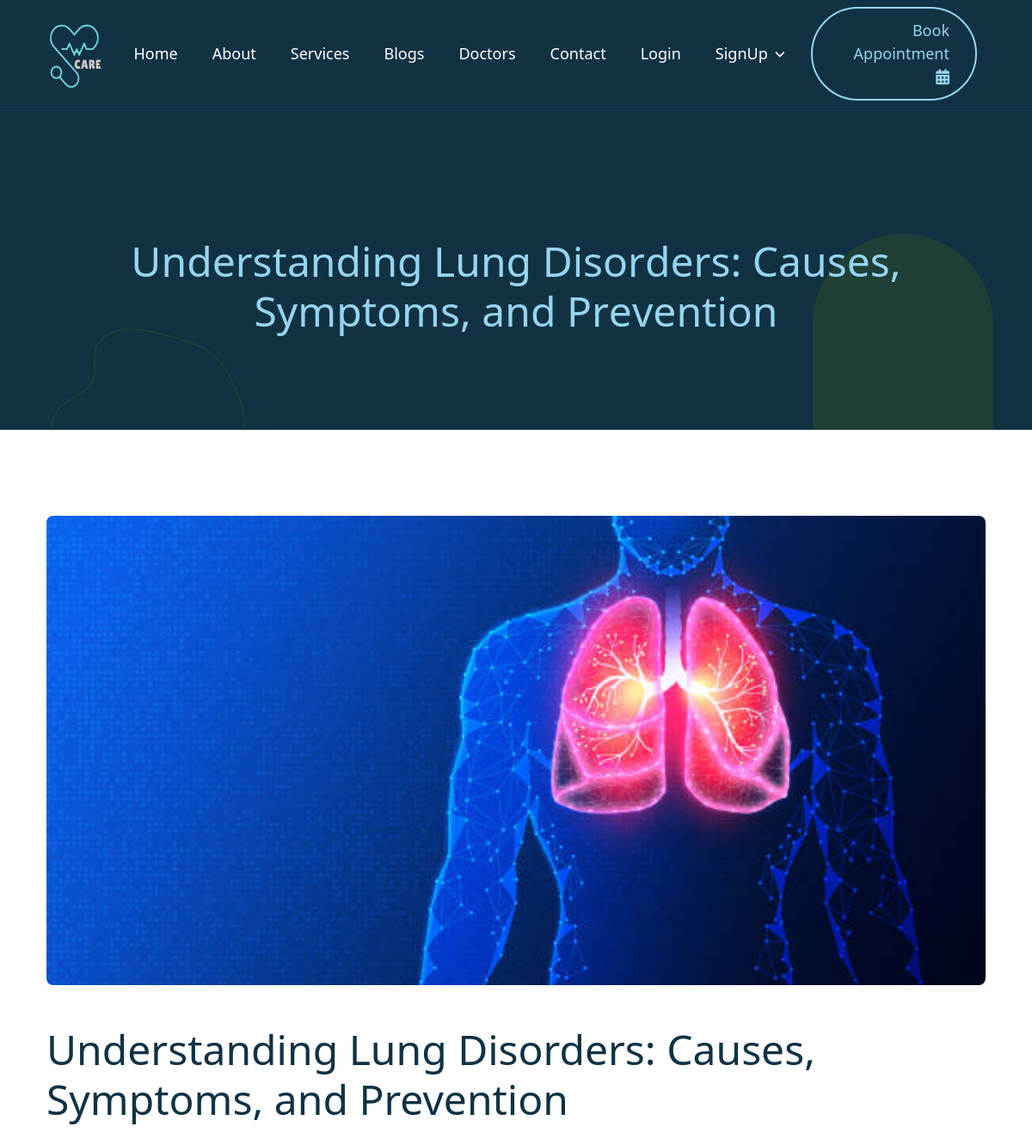
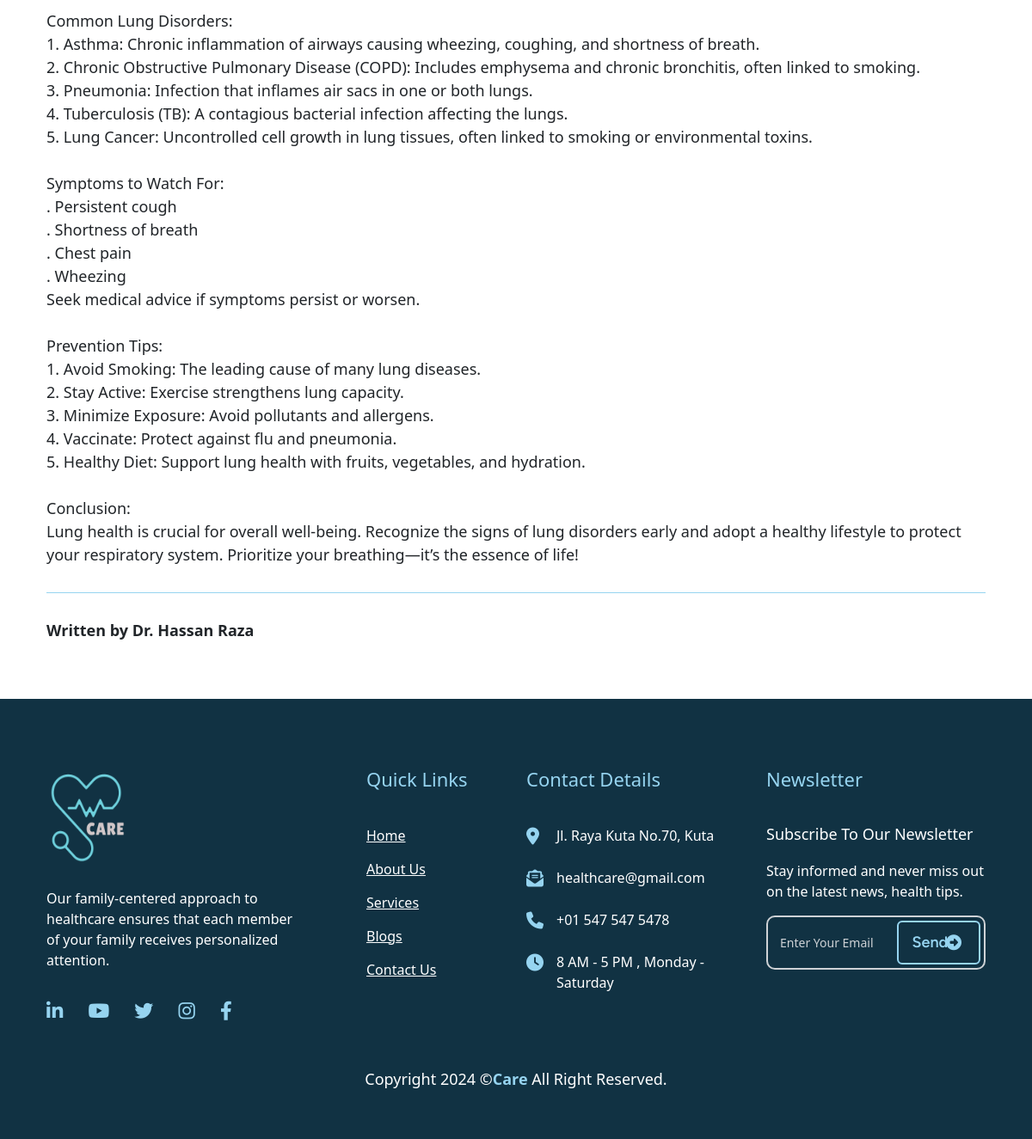
The app's page /blog-single.php?id=39 with its own data (2 pictures, top to bottom).
### tables this page shows
CREATE TABLE `blogs` (
  `id` int(11) NOT NULL,
  `title` varchar(255) NOT NULL,
  `content` text NOT NULL,
  `image` varchar(255) NOT NULL,
  `author` varchar(100) NOT NULL,
  `status` enum('published','draft','','') NOT NULL,
  `created_at` timestamp NOT NULL DEFAULT CURRENT_TIMESTAMP
);

### blog-single.php (the view, shortened to what this page needs)
<?php
require_once "connection.php";
if (isset($_GET['id'])) {
    $article_id = intval($_GET['id']);
    $query = "SELECT title, content, image, author FROM blogs WHERE id = ?";
    $stmt = $con->prepare($query);
    $stmt->bind_param("i", $article_id);
    $stmt->execute();
    $stmt->bind_result($title, $content, $image, $author);
} else {
    header("Location: 404.php");
    exit();
}
?>
<!DOCTYPE html>
<html lang="zxx">
<head>
    <?php require_once "mainlinks.php"; ?>
</head>
<body class="tt-magic-cursor">
    <?php require_once 'linkheader.php'?>
    <div class="subpage-header">
        <div class="container">
            <div class="row">
                <div class="col-md-12">
                    <div class="subpage-header-box">
                        <h1 class="text-anime-style-3"><?php echo htmlspecialchars($title); ?></h1>
                    </div>
                </div>
            </div>
        </div>
    </div>
    <div class="page-post-single">
        <div class="container">
            <div class="row">
                <div class="col-lg-12">
                    <div class="post-content">
<div class="post-image">
    <figure class="image-anime reveal">
        <img src="uploads/<?php echo htmlspecialchars($image); ?>"
             alt="<?php echo htmlspecialchars($title); ?>"
             class="img-fluid"
             style="width: 100%; height: auto;">
    </figure>
</div>
                        <div class="post-entry">
                            <h2><?php echo htmlspecialchars($title); ?></h2>
                            <p><?php echo nl2br(htmlspecialchars($content)); ?></p>
                        </div>
                        <b><p>Written by <?php echo nl2br(htmlspecialchars($author)); ?></p></b>
                    </div>
                </div>
            </div>
        </div>
    </div>
    <?php require_once "footer.php"; ?>
</body>
</html>

### css/custom.css (style rules this page uses)
:root { --body-background : #FFF7F4; --primary-color : #113243; --text-color : #000000; --accent-color : #96d4f0; --secondry-color : #FFFFFF; --transparent-color : #fffbfbcb; --transparent-secondry-color : #000000aa; --light-Background : #113f56; --light-accent-color : #bcddf7; --light-accent-color : #0a2e4a; --default-font : "Figtree", sans-serif;; }
body { font-family: var(--default-font); font-size: 16px; font-weight: 400; line-height: 1.5em; color: var(--text-color); background: var(--body-background); }
p { margin: 0; font-size: 18px; }
h1, h2, h3, h4, h5, h6 { font-weight: 600; color: var(--primary-color); line-height: 1.1em; margin :0; }
figure { display: block; margin: 0; width: 100%; }
img { max-width: 100%; }
html, body { width: 100%; overflow-x: clip; }
.container { max-width: 1300px; }
.container, .container-fluid, .container-lg, .container-md, .container-sm, .container-xl, .container-xxl { padding-right: 15px; padding-left: 15px; }
.image-anime { position: relative; overflow: hidden; }
.image-anime:after { content: ""; position: absolute; width: 200%; height: 0%; left: 50%; top: 50%; background-color: rgba(255,255,255,.3); transform: translate(-50%,-50%) rotate(-45deg); z-index: 1; }
.reveal { position: relative; display: -webkit-inline-box; display: -ms-inline-flexbox; display: inline-flex; visibility: hidden; overflow: hidden; }
.reveal img { height: 100%; width: 100%; -o-object-fit: cover; object-fit: cover; -webkit-transform-origin: left; transform-origin: left; }
.row { margin-right: -15px; margin-left: -15px; }
.row > * { padding-right: 15px; padding-left: 15px; }
.subpage-header { padding: 150px 0 100px; background: var(--primary-color) url('../images/half-shape.png') no-repeat 6% 100%; background-size: 19% auto; position: relative; }
.subpage-header::before { content: ''; position: absolute; bottom: 0; right: 0; width: 300px; height: 100%; background: url('../images/half-circle-img.png') no-repeat 50% 100%; background-size: 70% auto; opacity: 1; }
.subpage-header-box { position: relative; z-index: 1; max-width: 900px; margin: 0 auto; text-align: center; }
.subpage-header-box h1 { font-family: var(--accent-font); font-size: 48px; color: var(--accent-color); margin-bottom: 10px; }
.page-post-single { padding: 100px 0 50px; }
.post-image { margin-bottom: 30px; }
.post-image img { aspect-ratio: 1 / 0.50; object-fit: cover; }
.post-entry { border-bottom: 1px solid var(--accent-color); margin-bottom: 30px; padding-bottom: 30px; }
.post-entry:after { content: ''; display: block; clear: both; }
.post-entry h1, .post-entry h2, .post-entry h3, .post-entry h4, .post-entry h5, .post-entry h6 { margin: 0 0 0.6em; }
.post-entry h2 { font-size: 48px; }
.post-entry p { margin-bottom: 15px; }
.post-entry p:last-child { margin-bottom: 0; }

### blog-single.php (style rules this page uses)
.post-image img { object-fit: contain; max-width: 100%; height: auto; border-radius: 8px; box-shadow: 0 4px 8px rgba(0, 0, 0, 0.1); }

### records on screen
blogs: image (picture), title "Understanding Lung Disorders: Causes, Symptoms, and Prevention", content "Common Lung Disorders: 1. Asthma: Chronic inflammation of airways causing wheezing, coughing, and shortness of breath. 2. Chronic Obstructive Pulmonary Disease (COPD): Includes emphysema and chronic bronchitis, often linked to smoking. 3. Pneumonia: Infection that inflames air sacs in one or both lungs. 4. Tuberculosis (TB): A contagious bacterial infection affecting the lungs. 5. Lung Cancer: Uncontrolled cell growth in lung tissues, often linked to smoking or environmental toxins. Symptoms to Watch For: . Persistent cough . Shortness of breath . Chest pain . Wheezing Seek medical advice if symptoms persist or worsen. Prevention Tips: 1. Avoid Smoking: The leading cause of many lung…", author "Dr. Hassan Raza"
